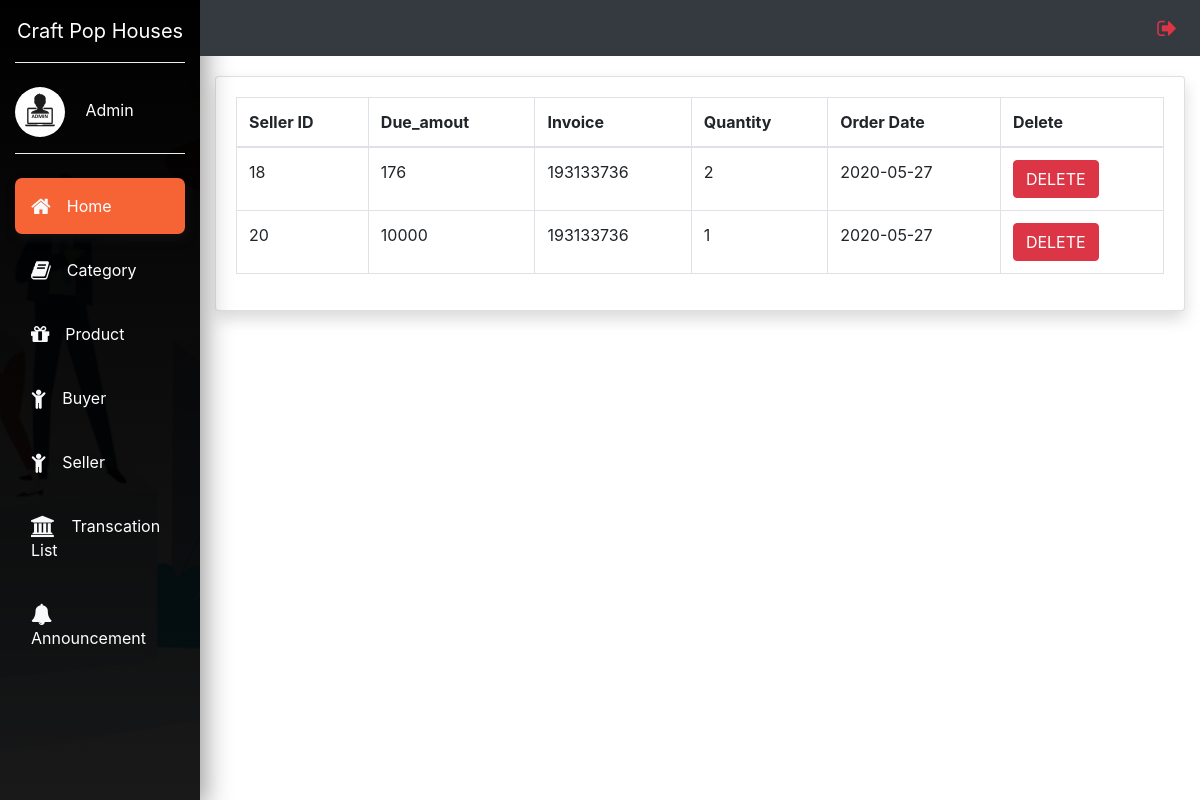
/admin/transcation.php, run on the app's committed database.
### tables this page shows
CREATE TABLE `orders` (
  `seller_id` int(100) NOT NULL,
  `due_amount` int(100) NOT NULL,
  `invoice_no` int(100) NOT NULL,
  `qty` int(10) NOT NULL,
  `order_date` date NOT NULL
);

### admin/transcation.php (the view, shortened to what this page needs)
<?php include('AdminInterface.php') ?>
<div class="container-fluid">
	<div class="row">
		<div class="col-md-2"></div>
			<div class="col-md-10 bg">
				<div class="card shadow mb-4 ">
					<div class="card-body">
						<div class="table-responsive">
						<?php
							$connection = mysqli_connect('localhost','root','','cph');
							$query="SELECT * FROM orders";
							$query_run=mysqli_query($connection,$query);
						?>
							<table class="table table-bordered">
							  <thead>
								<tr>
									<th>Seller ID</th>
									<th>Due_amout </th>
									<th>Invoice</th>
									<th>Quantity</th>
									<th>Order Date</th>
									<th>Delete</th>
								</tr>
							  </thead>
							  <tbody>
							  <?php
							  if(mysqli_num_rows($query_run)>0)
							  {
								  while($row = mysqli_fetch_assoc($query_run))
								  {
									?>
								<tr>
									<td><?php echo $row['seller_id']; ?></td>
									<td><?php echo $row['due_amount']; ?></td>
									<td><?php echo $row['invoice_no']; ?></td>
									<td><?php echo $row['qty']; ?></td>
									<td><?php echo $row['order_date']; ?></td>
									<td>
										<form action="transactionCode.php" method="post">
											<button type="button" name="delete_btn" class="btn btn-danger" data-toggle="modal" data-target="#exampleModal">DELETE</button>
										</form>
									</td>
								</tr>
								<?php
								  }
							  }
							  else
							  {
								  echo "No record found";
							  }
							  ?>
							  </tbody>
							</table>
							</div>
						</div>
					</div>
			</div>

### styles/insert.css (style rules this page uses)
.bg { margin-top:5%; }

### data on the page
orders: seller_id "18", due_amount "176", invoice_no "193133736", qty "2", order_date "2020-05-27"
orders: seller_id "20", due_amount "10000", invoice_no "193133736", qty "1", order_date "2020-05-27"
